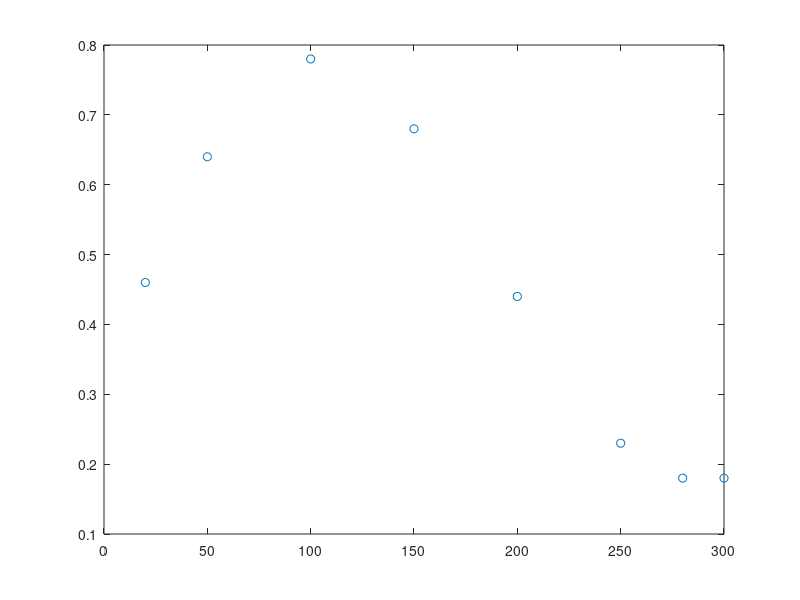

This chart was generated by the following MATLAB code:




X=[ 20, 50, 100, 150, 200, 250, 280, 300 ];
Y=[ 0.46 , 0.64 , 0.78 , 0.68 , 0.44 , 0.23 , 0.18 , 0.18 ];

plot( X,Y,"o" );

